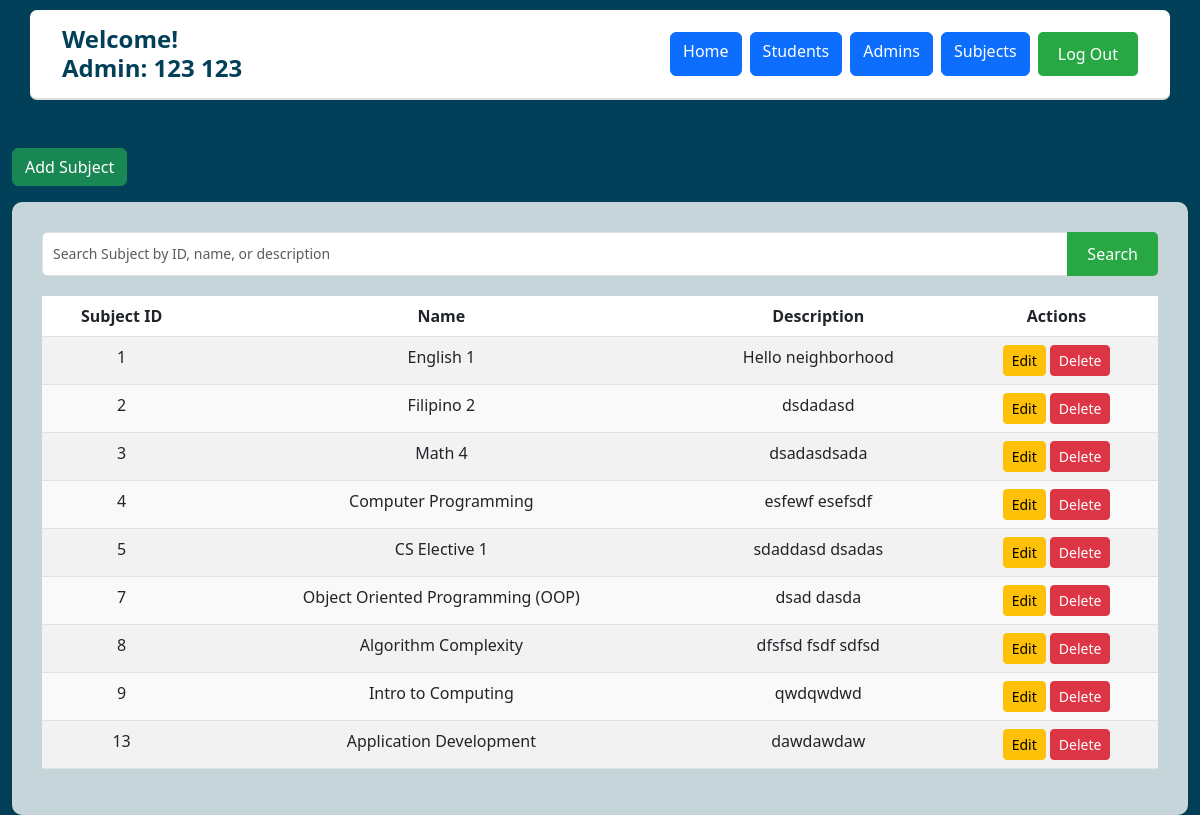
The app's page /subject_crud.php (signed in), older data.
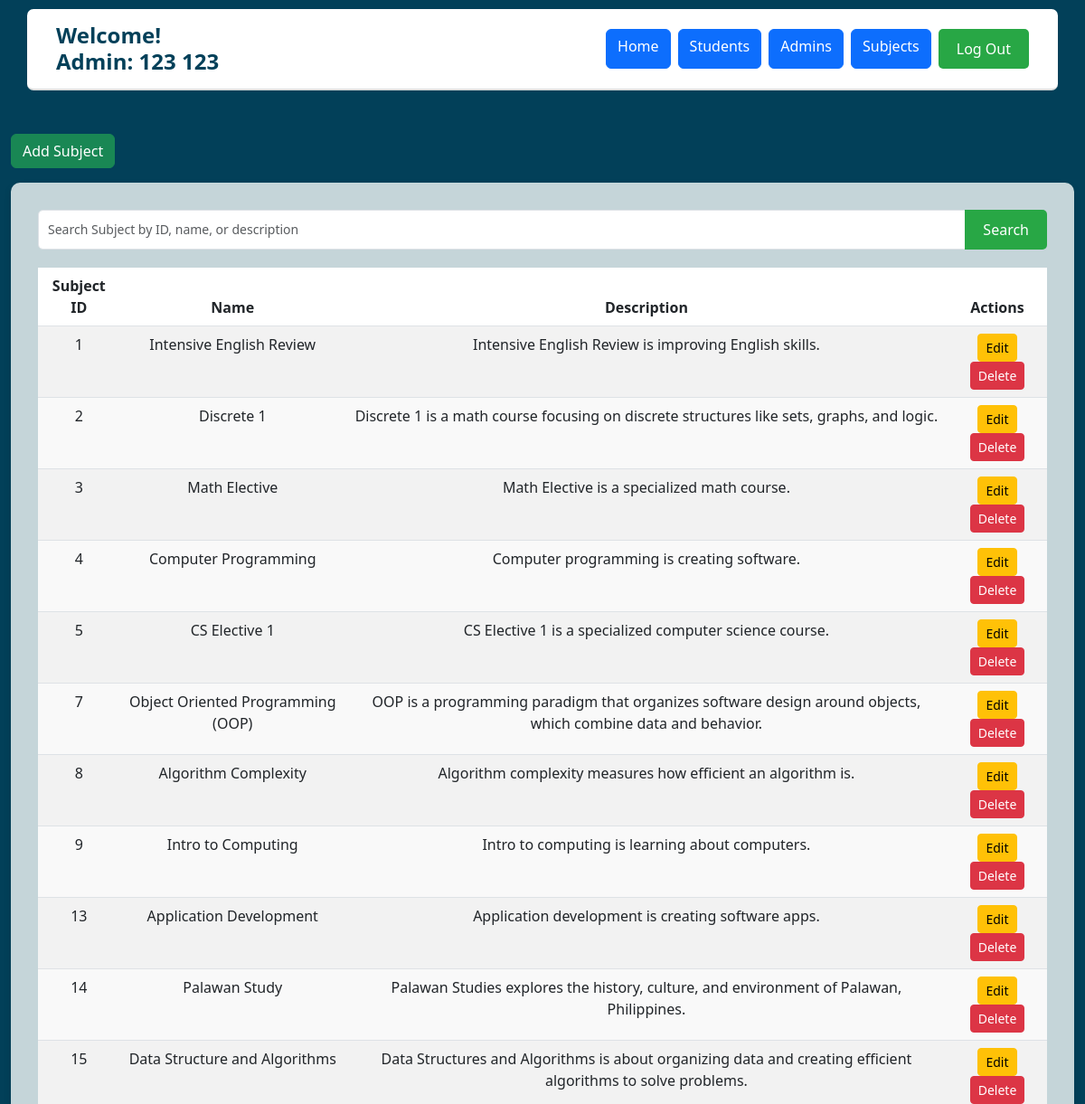
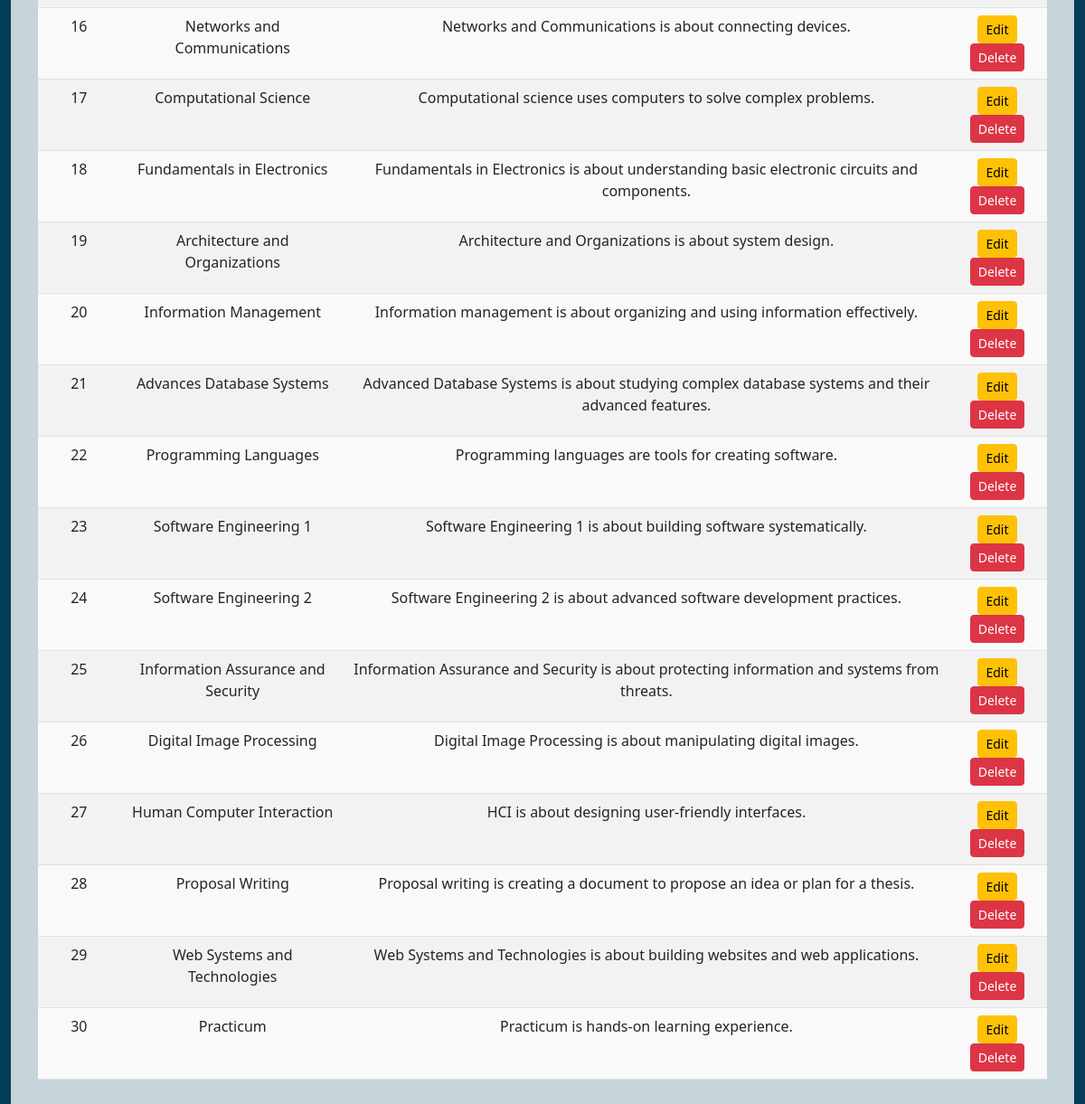
The same page, newer data (2 pictures, top to bottom).
### tables this page shows
CREATE TABLE `subject` (
  `subjectID` int(5) NOT NULL,
  `name` varchar(150) NOT NULL,
  `description` longtext NOT NULL
);

### subject_crud.php (the view, shortened to what this page needs)
<?php
include ('base.php');
?>
    <div class="container mt-5">
        <button class="btn btn-success mb-3" data-bs-toggle="modal" data-bs-target="#addSubjectModal">Add Subject</button>
        <?php
$search = isset($_GET['search']) ? $conn->real_escape_string($_GET['search']) : '';
$query = "
    SELECT subjectID, name, description
    FROM subject
";
$result = $conn->query($query);
?>
<div class="dashboard-container">
    <form method="get" action="" class="mb-3">
        <div class="input-group">
            <input type="text" name="search" id="searchInput" class="form-control"
                   placeholder="Search Subject by ID, name, or description"
                   value="<?php echo htmlspecialchars($search); ?>">
            <button type="submit" class="btn btn-primary">Search</button>
        </div>
    </form>
    <table class="table table-striped">
        <thead>
            <tr>
                <th>Subject ID</th>
                <th>Name</th>
                <th>Description</th>
                <th>Actions</th>
            </tr>
        </thead>
        <tbody>
            <?php if ($result && $result->num_rows > 0): ?>
                <?php while ($row = $result->fetch_assoc()): ?>
                    <tr>
                        <td><?php echo htmlspecialchars($row['subjectID']); ?></td>
                        <td><?php echo htmlspecialchars($row['name']); ?></td>
                        <td><?php echo htmlspecialchars($row['description']); ?></td>
                        <td>
                            <button class="btn btn-warning btn-sm"
                                    data-bs-toggle="modal"
                                    data-bs-target="#editModal-<?php echo htmlspecialchars($row['subjectID']); ?>">
                                Edit
                            </button>
                            <button class="btn btn-danger btn-sm"
                                    data-bs-toggle="modal"
                                    data-bs-target="#deleteModal-<?php echo htmlspecialchars($row['subjectID']); ?>">
                                Delete
                            </button>
                        </td>
                    </tr>
                <?php endwhile; ?>
            <?php else: ?>
                <tr>
                    <td colspan="4">No subjects found.</td>
                </tr>
            <?php endif; ?>
        </tbody>
    </table>
</div>
</body>
</html>

Row changes from the older to the newer data that the page shows:
changed subject id 1: name "English 1" → "Intensive English Review"; description "Hello neighborhood" → "Intensive English Review is improving English skills."
changed subject id 2: name "Filipino 2" → "Discrete 1"; description "dsdadasd" → "Discrete 1 is a math course focusing on discrete structures like sets, graphs, and logic."
changed subject id 3: name "Math 4" → "Math Elective"; description "dsadasdsada" → "Math Elective is a specialized math course."
changed subject "Computer Programming": description "esfewf esefsdf" → "Computer programming is creating software."
changed subject "CS Elective 1": description "sdaddasd dsadas" → "CS Elective 1 is a specialized computer science course."
changed subject "Object Oriented Programming (OOP)": description "dsad dasda" → "OOP is a programming paradigm that organizes software design around objects, which combine data and behavior."
changed subject "Algorithm Complexity": description "dfsfsd fsdf sdfsd" → "Algorithm complexity measures how efficient an algorithm is."
changed subject "Intro to Computing": description "qwdqwdwd" → "Intro to computing is learning about computers."
changed subject "Application Development": description "dawdawdaw" → "Application development is creating software apps."
added subject: subjectID "14", name "Palawan Study", description "Palawan Studies explores the history, culture, and environment of Palawan, Philippines."
added subject: subjectID "15", name "Data Structure and Algorithms", description "Data Structures and Algorithms is about organizing data and creating efficient algorithms to solve problems."
added subject: subjectID "16", name "Networks and Communications", description "Networks and Communications is about connecting devices."
added subject: subjectID "17", name "Computational Science", description "Computational science uses computers to solve complex problems."
added subject: subjectID "18", name "Fundamentals in Electronics", description "Fundamentals in Electronics is about understanding basic electronic circuits and components."
added subject: subjectID "19", name "Architecture and Organizations", description "Architecture and Organizations is about system design."
added subject: subjectID "20", name "Information Management", description "Information management is about organizing and using information effectively."
added subject: subjectID "21", name "Advances Database Systems", description "Advanced Database Systems is about studying complex database systems and their advanced features."
added subject: subjectID "22", name "Programming Languages", description "Programming languages are tools for creating software."
added subject: subjectID "23", name "Software Engineering 1", description "Software Engineering 1 is about building software systematically."
added subject: subjectID "24", name "Software Engineering 2", description "Software Engineering 2 is about advanced software development practices."
added subject: subjectID "25", name "Information Assurance and Security", description "Information Assurance and Security is about protecting information and systems from threats."
added subject: subjectID "26", name "Digital Image Processing", description "Digital Image Processing is about manipulating digital images."
added subject: subjectID "27", name "Human Computer Interaction", description "HCI is about designing user-friendly interfaces."
added subject: subjectID "28", name "Proposal Writing", description "Proposal writing is creating a document to propose an idea or plan for a thesis."
added subject: subjectID "29", name "Web Systems and Technologies", description "Web Systems and Technologies is about building websites and web applications."
added subject: subjectID "30", name "Practicum", description "Practicum is hands-on learning experience."
